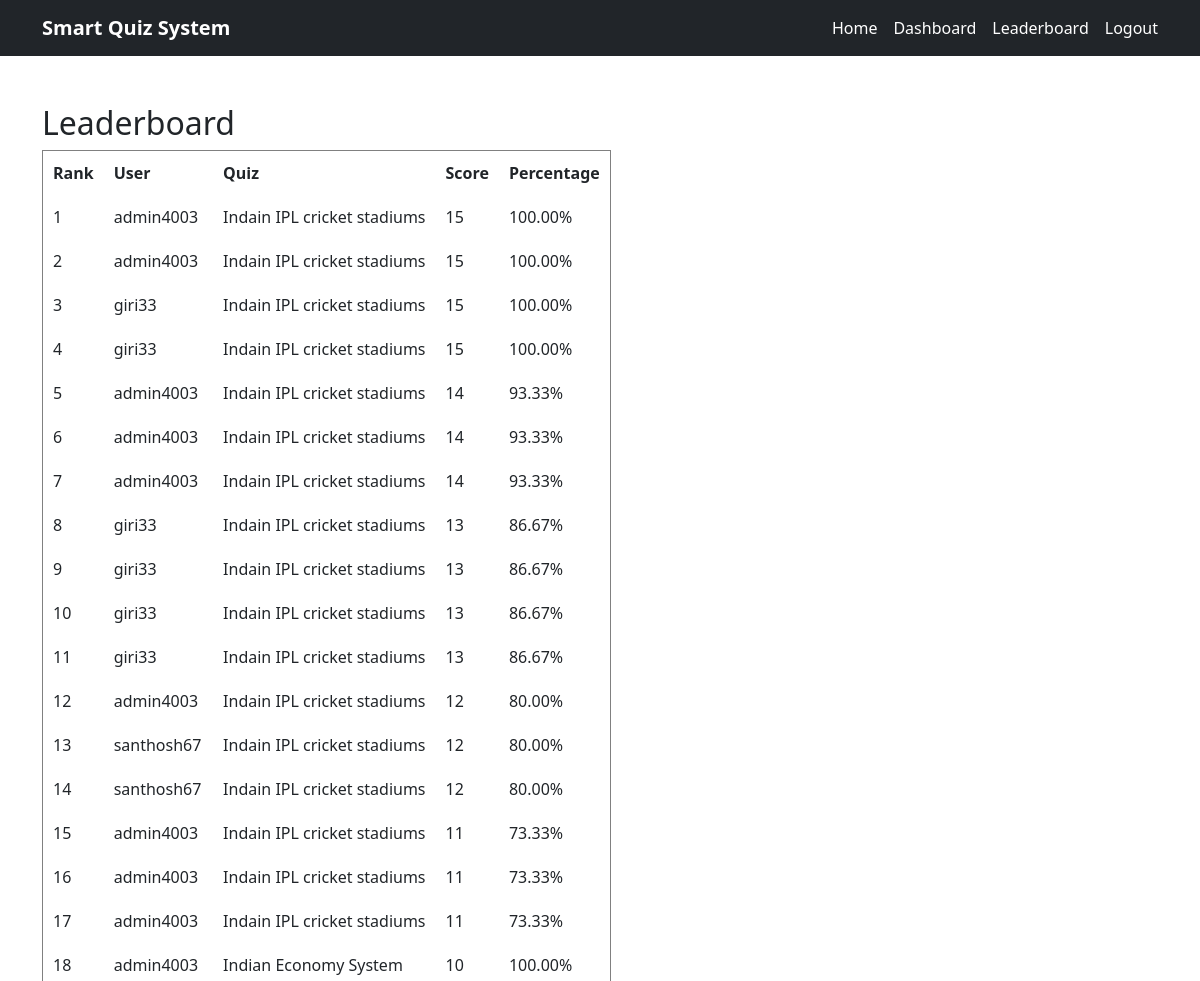
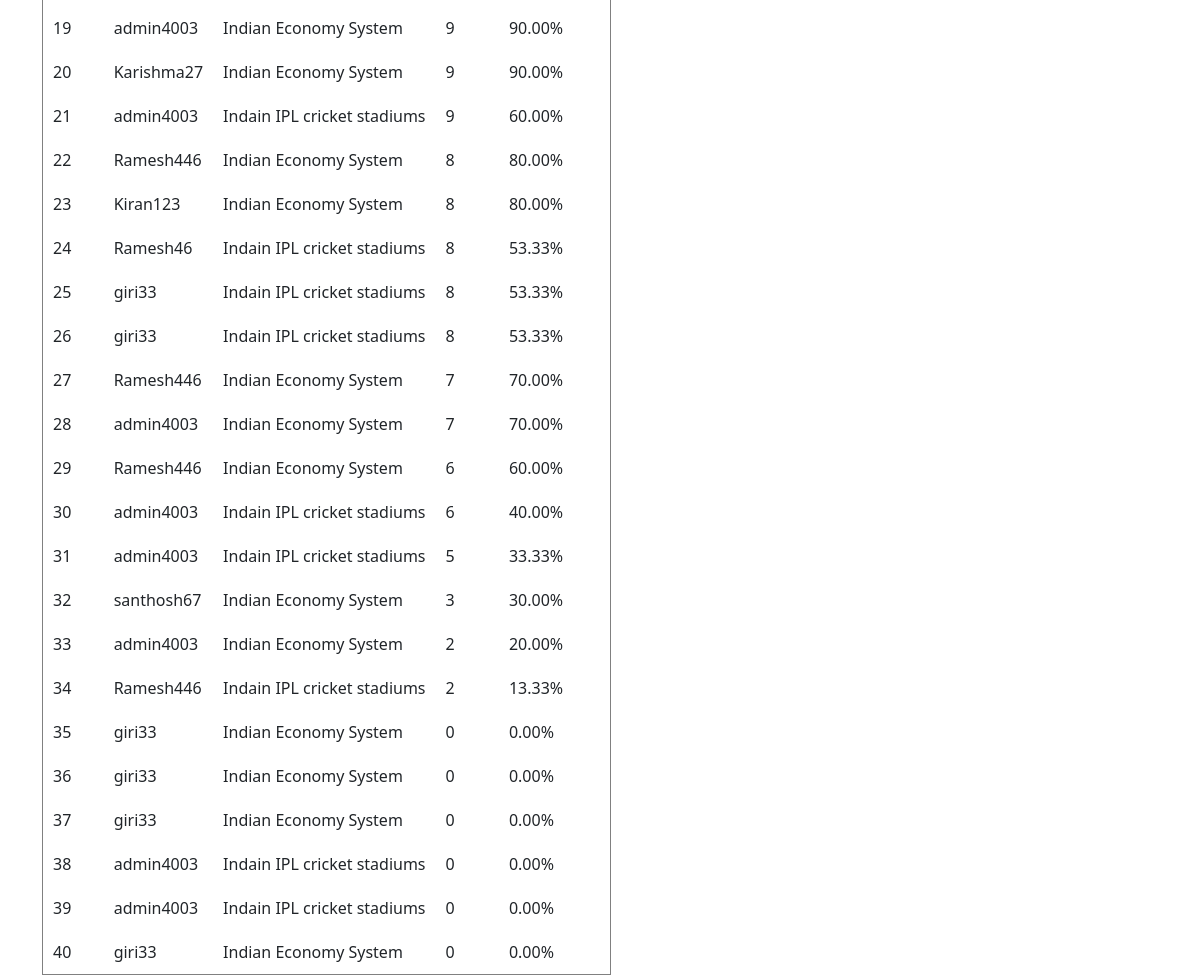
Page /leaderboard/ (signed in) on the committed database (2 pictures, top to bottom).
### results/models.py (models this page shows, shortened)
class Result(models.Model):
    user = models.ForeignKey(
        User,
        on_delete=models.CASCADE
    )
    quiz = models.ForeignKey(
        Quiz,
        on_delete=models.CASCADE
    )
    score = models.IntegerField()
    percentage = models.FloatField()
    created_at = models.DateTimeField(
        auto_now_add=True
    )

### quiz/models.py (models this page shows, shortened)
class Quiz(models.Model):
    title = models.CharField(max_length=200)
    category = models.ForeignKey(
        Category,
        on_delete=models.CASCADE
    )
    timer = models.IntegerField(
        help_text="Timer in Minutes"
    )

### leaderboard/views.py (the view)
# urls.py: path('leaderboard/', include('leaderboard.urls')),
def leaderboard(request):
    results = Result.objects.order_by(
        '-score',
        '-percentage'
    )
    return render(
        request,
        'leaderboard/leaderboard.html',
        {
            'results': results
        }
    )

### templates/leaderboard/leaderboard.html
{% extends 'base.html' %}
{% block content %}
<h2>Leaderboard</h2>
<table border="1" cellpadding="10">
    <tr>
        <th>Rank</th>
        <th>User</th>
        <th>Quiz</th>
        <th>Score</th>
        <th>Percentage</th>
    </tr>
    {% for result in results %}
    <tr>
        <td>{{ forloop.counter }}</td>
        <td>{{ result.user.username }}</td>
        <td>{{ result.quiz.title }}</td>
        <td>{{ result.score }}</td>
        <td>{{ result.percentage|floatformat:2 }}%</td>
    </tr>
    {% endfor %}
</table>
{% endblock %}

### rows in the picture
Result: user.username "admin4003", quiz "Indain IPL cricket stadiums", score "15", percentage "100.00"
Result: user.username "admin4003", quiz "Indain IPL cricket stadiums", score "15", percentage "100.00"
Result: user.username "giri33", quiz "Indain IPL cricket stadiums", score "15", percentage "100.00"
Result: user.username "giri33", quiz "Indain IPL cricket stadiums", score "15", percentage "100.00"
Result: user.username "admin4003", quiz "Indain IPL cricket stadiums", score "14", percentage "93.33"
Result: user.username "admin4003", quiz "Indain IPL cricket stadiums", score "14", percentage "93.33"
Result: user.username "admin4003", quiz "Indain IPL cricket stadiums", score "14", percentage "93.33"
Result: user.username "giri33", quiz "Indain IPL cricket stadiums", score "13", percentage "86.67"
Result: user.username "giri33", quiz "Indain IPL cricket stadiums", score "13", percentage "86.67"
Result: user.username "giri33", quiz "Indain IPL cricket stadiums", score "13", percentage "86.67"
Result: user.username "giri33", quiz "Indain IPL cricket stadiums", score "13", percentage "86.67"
Result: user.username "admin4003", quiz "Indain IPL cricket stadiums", score "12", percentage "80.00"
Result: user.username "santhosh67", quiz "Indain IPL cricket stadiums", score "12", percentage "80.00"
Result: user.username "santhosh67", quiz "Indain IPL cricket stadiums", score "12", percentage "80.00"
Result: user.username "admin4003", quiz "Indain IPL cricket stadiums", score "11", percentage "73.33"
Result: user.username "admin4003", quiz "Indain IPL cricket stadiums", score "11", percentage "73.33"
Result: user.username "admin4003", quiz "Indain IPL cricket stadiums", score "11", percentage "73.33"
Result: user.username "admin4003", quiz "Indian Economy System", score "10", percentage "100.00"
Result: user.username "admin4003", quiz "Indian Economy System", score "9", percentage "90.00"
Result: user.username "Karishma27", quiz "Indian Economy System", score "9", percentage "90.00"
Result: user.username "admin4003", quiz "Indain IPL cricket stadiums", score "9", percentage "60.00"
Result: user.username "Ramesh446", quiz "Indian Economy System", score "8", percentage "80.00"
Result: user.username "Kiran123", quiz "Indian Economy System", score "8", percentage "80.00"
Result: user.username "Ramesh46", quiz "Indain IPL cricket stadiums", score "8", percentage "53.33"
Result: user.username "giri33", quiz "Indain IPL cricket stadiums", score "8", percentage "53.33"
Result: user.username "giri33", quiz "Indain IPL cricket stadiums", score "8", percentage "53.33"
Result: user.username "Ramesh446", quiz "Indian Economy System", score "7", percentage "70.00"
Result: user.username "admin4003", quiz "Indian Economy System", score "7", percentage "70.00"
Result: user.username "Ramesh446", quiz "Indian Economy System", score "6", percentage "60.00"
Result: user.username "admin4003", quiz "Indain IPL cricket stadiums", score "6", percentage "40.00"
Result: user.username "admin4003", quiz "Indain IPL cricket stadiums", score "5", percentage "33.33"
Result: user.username "santhosh67", quiz "Indian Economy System", score "3", percentage "30.00"
Result: user.username "admin4003", quiz "Indian Economy System", score "2", percentage "20.00"
Result: user.username "Ramesh446", quiz "Indain IPL cricket stadiums", score "2", percentage "13.33"
Result: user.username "giri33", quiz "Indian Economy System", score "0", percentage "0.00"
Result: user.username "giri33", quiz "Indian Economy System", score "0", percentage "0.00"
Result: user.username "giri33", quiz "Indian Economy System", score "0", percentage "0.00"
Result: user.username "admin4003", quiz "Indain IPL cricket stadiums", score "0", percentage "0.00"
Result: user.username "admin4003", quiz "Indain IPL cricket stadiums", score "0", percentage "0.00"
Result: user.username "giri33", quiz "Indian Economy System", score "0", percentage "0.00"
